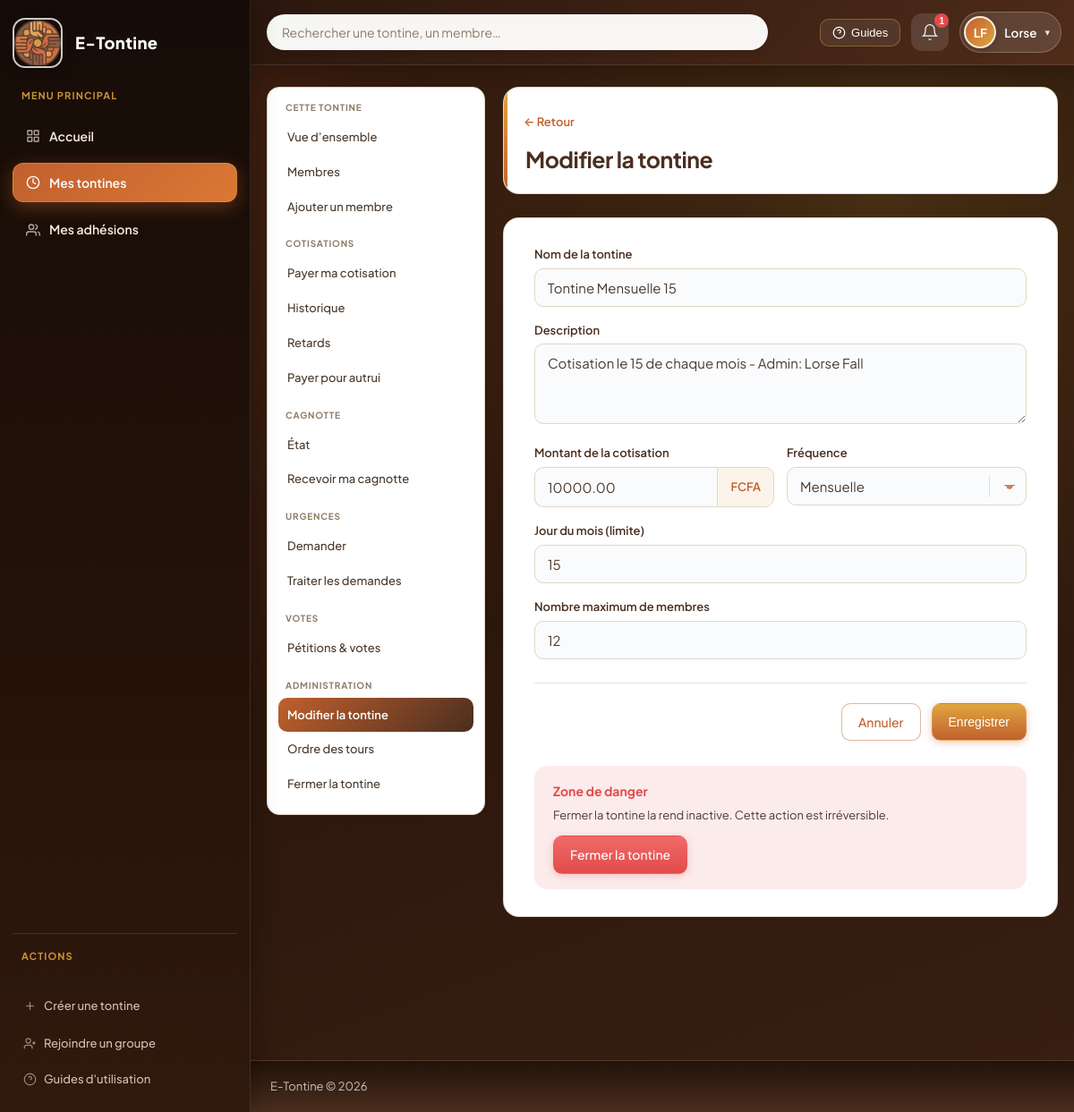
/pages/tontines/modifier.php?id=2 (signed in), run on the app's committed database.
### tables this page shows
CREATE TABLE tontines (
    id              INT UNSIGNED AUTO_INCREMENT PRIMARY KEY,
    nom             VARCHAR(150)        NOT NULL,
    description     TEXT                NULL,
    montant_cotisation DECIMAL(12,2)    NOT NULL,
    frequence       ENUM('hebdomadaire','mensuelle','trimestrielle') NOT NULL DEFAULT 'mensuelle',
    echeance_jour_semaine TINYINT UNSIGNED NULL DEFAULT NULL,
    echeance_jour_mois TINYINT UNSIGNED NULL DEFAULT NULL,
    nombre_max_membres SMALLINT UNSIGNED NOT NULL DEFAULT 10,
    statut          ENUM('active','fermee','suspendue','brouillon') NOT NULL DEFAULT 'active',
    cycles_completes_ce_tour INT UNSIGNED NOT NULL DEFAULT 0,
    numero_tour_actuel       INT UNSIGNED NOT NULL DEFAULT 1,
    tour_complet_en_attente  TINYINT(1)   NOT NULL DEFAULT 0,
    createur_id     INT UNSIGNED        NOT NULL,
    amende_par_jour DECIMAL(10,2)       DEFAULT 0,
    amende_delai_grace INT              DEFAULT 0,
    amendes_activees TINYINT            DEFAULT 0,
    date_creation   DATETIME            NOT NULL DEFAULT CURRENT_TIMESTAMP,
    date_fermeture  DATETIME            NULL,
    CONSTRAINT fk_tontine_createur FOREIGN KEY (createur_id) REFERENCES utilisateurs(id) ON DELETE RESTRICT
);

### fonctions/cotisation.php (called while the page is built, shortened)
<?php
function cycleEnCours(int $tontineId): ?array {
    $bd  = connexionBD();
    $req = $bd->prepare("SELECT * FROM cycles_cotisation WHERE tontine_id = ? AND statut = 'en_cours' ORDER BY numero_cycle DESC LIMIT 1");
    $req->execute([$tontineId]);
    return $req->fetch() ?: null;
}

### fonctions/tontine.php (called while the page is built, shortened)
<?php
function obtenirTontine(int $id): ?array {
    $bd  = connexionBD();
    $req = $bd->prepare('SELECT t.*, u.nom_complet AS nom_createur FROM tontines t JOIN utilisateurs u ON u.id = t.createur_id WHERE t.id = ?');
    $req->execute([$id]);
    return $req->fetch() ?: null;
}

### pages/tontines/modifier.php (the view, shortened to what this page needs)
<?php
require_once __DIR__ . '/../../fonctions/tontine.php';
$tontineId     = obtenirGetInt('id');
$tontine = obtenirTontine($tontineId);
require_once __DIR__ . '/../../gabarits/entete.php';
?>
<div class="page-entete">
    <div>
        <a href="<?= APP_URL ?>/pages/tontines/voir.php?id=<?= $tontineId ?>" class="lien-retour">← Retour</a>
        <h1>Modifier la tontine</h1>
    </div>
</div>
<div class="formulaire-conteneur">
    <form method="POST" action="">
        <div class="champ">
            <label>Nom de la tontine</label>
            <input type="text" name="nom" value="<?= htmlspecialchars($tontine['nom']) ?>" required>
        </div>
        <div class="champ">
            <label>Description</label>
            <textarea name="description" rows="3"><?= htmlspecialchars($tontine['description'] ?? '') ?></textarea>
        </div>
        <div class="grille-deux-colonnes-form">
            <div class="champ">
                <label>Montant de la cotisation</label>
                <div class="champ-avec-suffixe">
                    <input type="number" name="montant" value="<?= $tontine['montant_cotisation'] ?>" min="100" step="100" required>
                    <span class="champ-suffixe">FCFA</span>
                </div>
            </div>
            <div class="champ">
                <label>Fréquence</label>
                <select name="frequence" id="frequence">
                    <option value="mensuelle"     <?= $tontine['frequence'] === 'mensuelle'     ? 'selected':'' ?>>Mensuelle</option>
                </select>
            </div>
        </div>
        <?php
        $defMois = (int)($tontine['echeance_jour_mois'] ?? 5);
        ?>
        <div class="champ" id="bloc-echeance-mois" style="display:none">
            <label for="echeance_jour_mois">Jour du mois (limite)</label>
            <input type="number" id="echeance_jour_mois" name="echeance_jour_mois" min="1" max="31" value="<?= $defMois ?>">
        </div>
        <div class="champ">
            <label>Nombre maximum de membres</label>
            <input type="number" name="nb_membres" value="<?= $tontine['nombre_max_membres'] ?>" min="2" max="100" required>
        </div>
        <div class="actions-formulaire">
            <a href="<?= APP_URL ?>/pages/tontines/voir.php?id=<?= $tontineId ?>" class="btn btn-secondaire">Annuler</a>
            <button type="submit" class="btn btn-principal">Enregistrer</button>
        </div>
    </form>
    <div class="zone-danger">
        <h3>Zone de danger</h3>
        <p>Fermer la tontine la rend inactive. Cette action est irréversible.</p>
        <a href="<?= APP_URL ?>/pages/tontines/fermer.php?id=<?= $tontineId ?>"
           class="btn btn-danger"
           onclick="return confirm('Êtes-vous sûr de vouloir fermer cette tontine ?')">
           Fermer la tontine
        </a>
    </div>
</div>
<?php require_once __DIR__ . '/../../gabarits/pied_de_page.php'; ?>

### ressources/styles/principal.css (style rules this page uses)
:root { --bleu-fonce: #4a2e1f; --bleu-moy: #c1602e; --bleu-clair: #e0a63e; --bleu-pale: #f7ead9; --bleu-fond: #fbf4ea; --blanc: #ffffff; --gris-fond: #f6f1e9; --gris-bordure: #e3d6c4; --gris-texte: #4a3b2e; --gris-sec: #8c7a65; --vert: #1d9e75; --vert-pale: #eaf3de; --rouge: #e24b4a; --rouge-pale: #fcebeb; --orange: #ba7517; --orange-pale: #faeeda; --rayon-sm: 6px; --rayon-md: 10px; --rayon-lg: 14px; --rayon-xl: 18px; --ombre: 0 1px 3px rgba(74, 46, 31, 0.06); --ombre-md: 0 8px 24px rgba(74, 46, 31, 0.1); --ombre-nav: 0 4px 20px rgba(74, 46, 31, 0.18); --transition: 0.2s ease; --nav-hauteur: 72px; --font-sans: "Plus Jakarta Sans", -apple-system, BlinkMacSystemFont, "Segoe UI", sans-serif; }
*, *::before, *::after { box-sizing: border-box; margin: 0; padding: 0; }
html { scroll-behavior: smooth; }
body { font-family: var(--font-sans); font-size: 15px; line-height: 1.6; color: var(--gris-texte); background: linear-gradient( 180deg, #f7ecdd 0%, var(--gris-fond) 32%, var(--gris-fond) 100% ); background-attachment: fixed; min-height: 100vh; display: flex; flex-direction: column; -webkit-font-smoothing: antialiased; }
a { color: var(--bleu-moy); text-decoration: none; }
.page-entete { display: flex; align-items: flex-start; justify-content: space-between; gap: 18px; margin-bottom: 26px; flex-wrap: wrap; padding: 22px 24px; background: var(--blanc); border-radius: var(--rayon-xl); border: 1px solid rgba(227, 214, 196, 0.9); box-shadow: var(--ombre); position: relative; overflow: hidden; }
.page-entete::before { content: ""; position: absolute; left: 0; top: 0; bottom: 0; width: 4px; background: linear-gradient( 180deg, var(--bleu-clair) 0%, var(--bleu-moy) 100% ); border-radius: 4px 0 0 4px; }
.page-entete h1 { font-size: clamp(1.25rem, 2.5vw, 1.55rem); font-weight: 700; color: var(--bleu-fonce); margin: 0; letter-spacing: -0.02em; line-height: 1.25; }
.lien-retour { font-size: 13px; font-weight: 600; color: var(--bleu-moy); display: inline-flex; align-items: center; gap: 6px; margin-bottom: 10px; padding: 6px 12px 6px 0; margin-left: -2px; border-radius: var(--rayon-md); text-decoration: none; transition: color var(--transition), background var(--transition); }
.btn { display: inline-flex; align-items: center; justify-content: center; gap: 6px; padding: 9px 18px; border-radius: var(--rayon-md); font-size: 14px; font-weight: 500; border: 1px solid transparent; cursor: pointer; transition: all var(--transition); text-decoration: none; white-space: nowrap; }
.btn-principal { background: linear-gradient( 180deg, var(--bleu-clair) 0%, var(--bleu-moy) 100% ); color: #fff; box-shadow: 0 2px 8px rgba(193, 96, 46, 0.35); border-color: rgba(255, 255, 255, 0.15); }
.btn-secondaire { background: var(--blanc); color: var(--bleu-moy); border-color: rgba(193, 96, 46, 0.45); box-shadow: 0 1px 2px rgba(74, 46, 31, 0.06); }
.btn-danger { background: linear-gradient(180deg, #ef6a69 0%, var(--rouge) 100%); color: #fff; box-shadow: 0 2px 8px rgba(226, 75, 74, 0.28); }
.zone-danger { margin-top: 28px; padding: 16px 20px; border: 1px solid var(--rouge-pale); border-radius: var(--rayon-lg); background: var(--rouge-pale); }
.zone-danger h3 { font-size: 14px; color: var(--rouge); margin-bottom: 6px; }
.zone-danger p { font-size: 13px; color: var(--gris-texte); margin-bottom: 12px; }
.app-main-shell .section-tableau, .app-main-shell .page-entete, .app-main-shell .carte-tontine, .app-main-shell .carte-membre { background: #fff; }

### data on the page
tontines: nom "Tontine Mensuelle 15", description "Cotisation le 15 de chaque mois - Admin: Lorse Fall", montant "10000.00", frequence "Mensuelle", echeance_jour_mois "15", nb_membres "12"

### other printed values
APP_NOM "E-Tontine"
$nbNotifs "1"
$initialesUtilisateur !== '' ? $initialesUtilisateur : 'U' "LF"
$prenomNav "Lorse"
